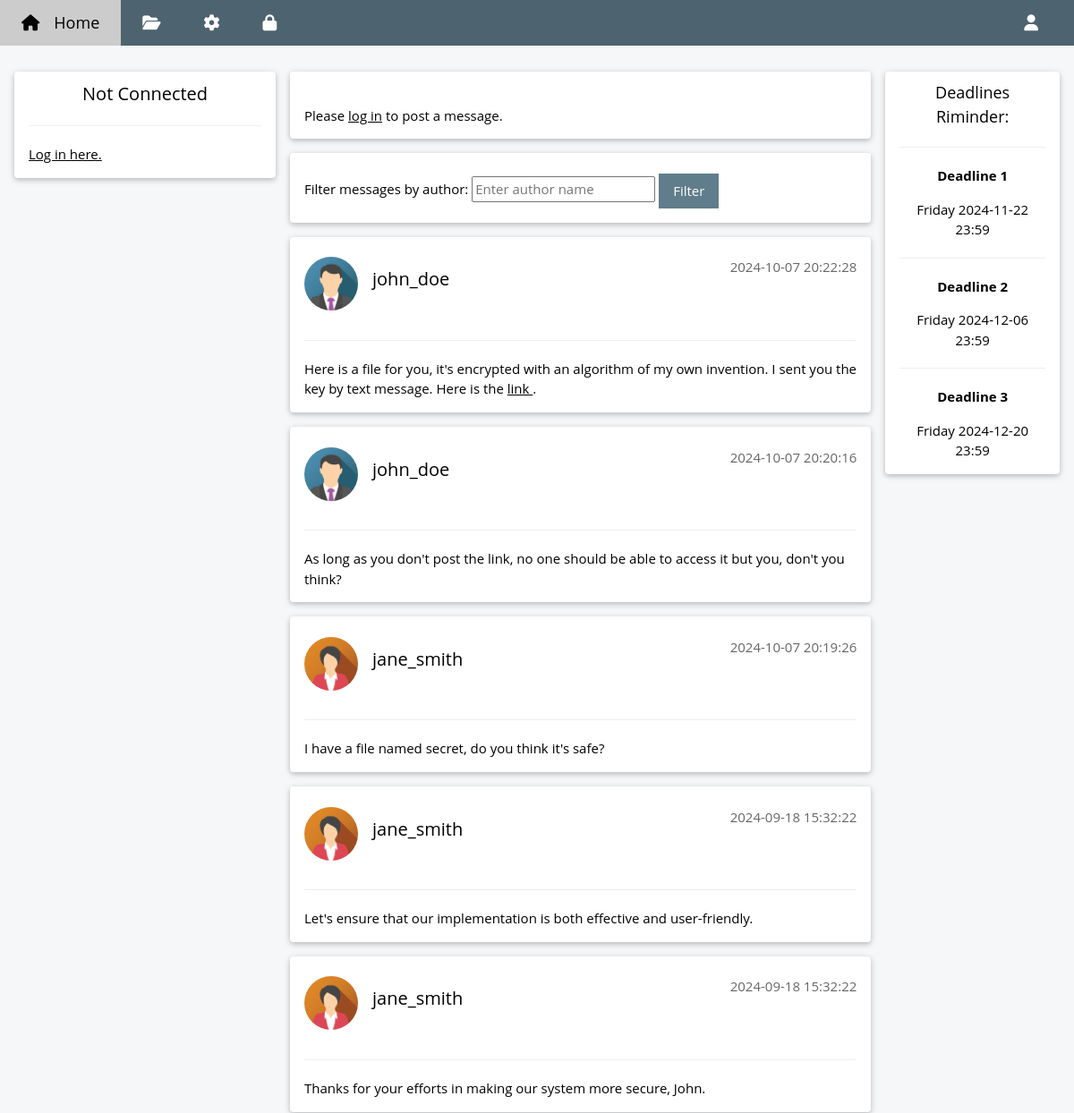
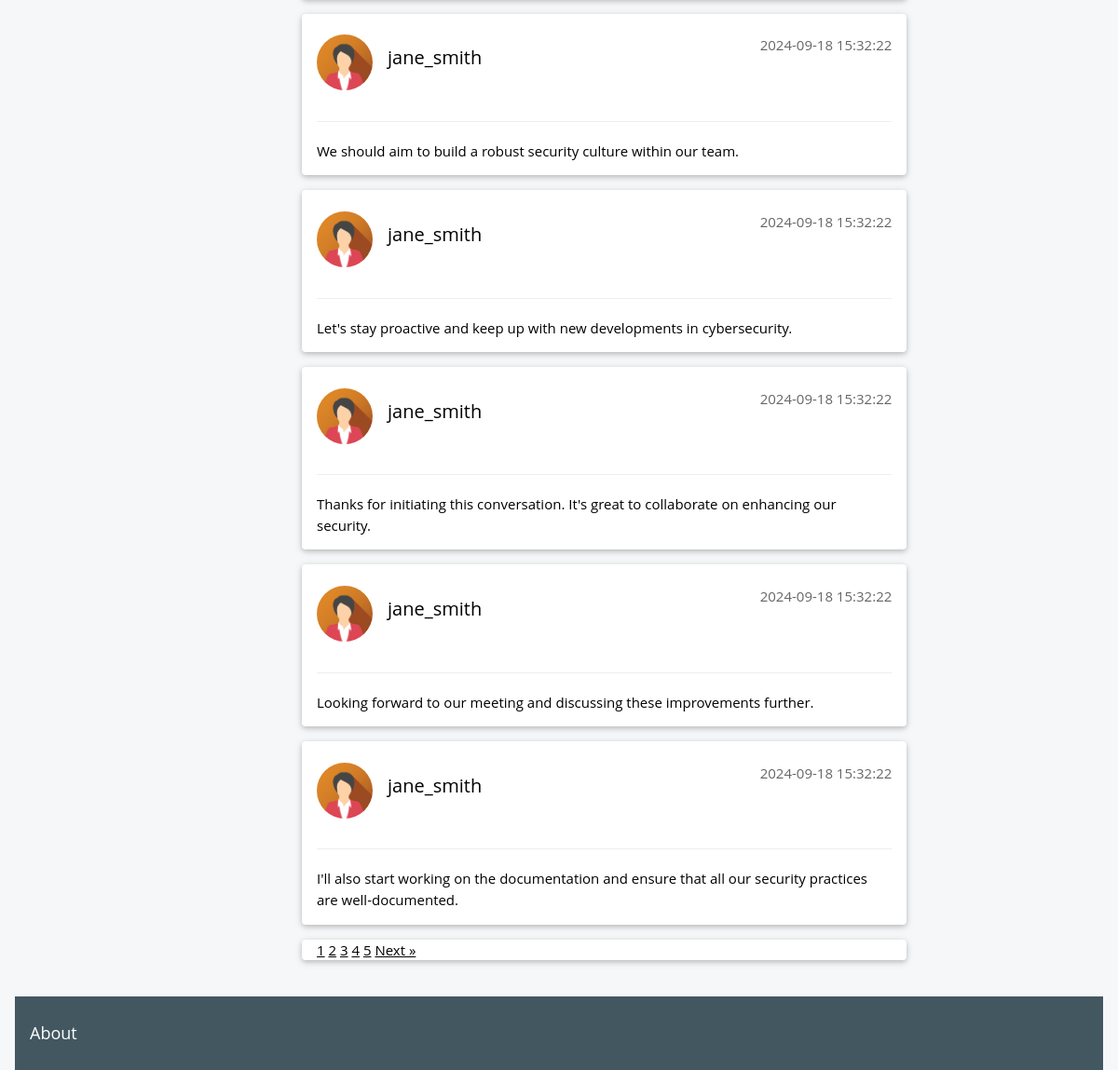
The page / on the database its author committed (2 pictures, top to bottom).
### tables this page shows
CREATE TABLE `messages` (
  `id` int(11) NOT NULL,
  `authorid` int(11) NOT NULL,
  `content` text NOT NULL,
  `date` datetime DEFAULT CURRENT_TIMESTAMP
);

CREATE TABLE `userinfos` (
  `userid` int(11) NOT NULL,
  `birthdate` date DEFAULT NULL,
  `location` varchar(100) DEFAULT NULL,
  `bio` text,
  `avatar` varchar(100) NOT NULL
);

CREATE TABLE `users` (
  `id` int(11) NOT NULL,
  `login` varchar(50) NOT NULL,
  `email` varchar(100) NOT NULL,
  `pwhash` varchar(255) NOT NULL
);

### web/message_board.php (the view, shortened to what this page needs)
<?php
	include 'db_connect.php';
	$limit = isset($_GET['limit']) ? $_GET['limit'] : 10;
	$page = isset($_GET['page']) ? $_GET['page'] : 1;
	$offset = ($page - 1) * $limit;
	if(isset($_GET['filter']) && strlen($_GET['filter']) > 0) {
		$sql2 = "SELECT m.id, m.content, m.date, u.login, i.avatar FROM messages m JOIN users u ON m.authorid = u.id JOIN userinfos i ON u.id = i.userid WHERE u.login='" . $_GET['filter'] . "' ORDER BY date DESC, id DESC LIMIT " . $limit . " OFFSET " . $offset . "";
	} else {
		$sql2 = "SELECT m.id, m.content, m.date, u.login, i.avatar FROM messages m JOIN users u ON m.authorid = u.id JOIN userinfos i ON u.id = i.userid ORDER BY date DESC, id DESC LIMIT " . $limit . " OFFSET " . $offset . "";
	}
	$result = $conn->query($sql2);
	$messages = [];
	if ($result->num_rows > 0) {
		  while($row = $result->fetch_assoc()) {
		      $messages[] = $row;
		  }
	} else {
		  echo "No messages found.";
	}
	$result = $conn->query("SELECT COUNT(*) as total FROM messages");
	$row = $result->fetch_assoc();
	$totalMessages = $row['total'];
	$totalPages = ceil($totalMessages / $limit);
?>
<?php if (isset($_SESSION['user_id'])): ?>
		<div class="w3-container w3-card w3-white w3-round w3-margin-right w3-margin-left w3-margin-bottom"><br>
  		<form action="index.php" method="post">
			  <h6 class="w3-opacity">Publish a message on the public board:</h6>
			  <textarea name="content" contenteditable="true" class="w3-border w3-padding"  style="width: 100%; box-sizing: border-box;" required>Your message.</textarea><br />
			  <div class="w3-margin"></div>
			  <button type="submit" class="w3-button w3-theme w3-padding"><i class="fa fa-pencil"></i>  Post</button>
			  <div class="w3-margin"></div>
  		</form>
    </div>
<?php else: ?>
		<div class="w3-container w3-card w3-white w3-round w3-margin-right w3-margin-left w3-margin-bottom"><br>
			<p>Please <a href="connexion.php">log in</a> to post a message.</p>
		</div>
<?php endif; ?>
		<div class="w3-container w3-card w3-white w3-round w3-margin"><br>
			<form action="index.php" method="GET">
		      <label for="filter">Filter messages by author:</label>
		      <input type="text" id="filter" name="filter" placeholder="Enter author name">
		      <button type="submit" class="w3-button w3-theme w3-padding">Filter</button>
		  </form>
    </div>
<?php foreach ($messages as $msg): ?>
		<div class="w3-container w3-card w3-white w3-round w3-margin"><br>
					<img src="<?php echo $msg['avatar']; ?>" alt="Avatar" class="w3-left w3-circle w3-margin-right" style="width:60px">
					<span class="w3-right w3-opacity"><?php echo htmlspecialchars($msg['date']); ?></span>
					<h4><?php echo htmlspecialchars($msg['login']); ?></h4><br>
					<hr class="w3-clear">
					<p>
        		<?php echo $msg['content']; ?>
        	</p>
    </div>
<?php endforeach; ?>
<div class="w3-container w3-card w3-white w3-round w3-margin">
    <?php for ($i = 1; $i <= $totalPages; $i++): ?>
        <a href="index.php?page=<?php echo $i; ?>&limit=10" class="<?php echo ($i == $page) ? 'active' : ''; ?>"><?php echo $i; ?></a>
    <?php endfor; ?>
    <?php if ($page < $totalPages): ?>
        <a href="index.php?page=<?php echo $page + 1; ?>&limit=10">Next &raquo;</a>
    <?php endif; ?>
</div>

### web/index.php (shortened to what this page needs)
<!DOCTYPE html>
<html>
	<head>
		<link rel="stylesheet" href="./style/w3.css">
		<link rel="stylesheet" href="./style/w3-theme-blue-grey.css">
		<link rel="stylesheet" href="./style/css/fontawesome.css">
		<link href="./style/css/brands.css" rel="stylesheet" />
		<link href="./style/css/solid.css" rel="stylesheet" />
	</head>
	<body class="w3-theme-l5">
		<?php include 'navbar.php'; ?>
		<div class="w3-container w3-content" style="max-width:1400px;margin-top:80px">
			<div class="w3-row">
		<?php
		include 'db_connect.php';
		$user = "";
		?>
			<div class="w3-col m3">
				<div class="w3-card w3-round w3-white">
					<div class="w3-container">
				<?php if (isset($_SESSION['user_id'])): ?>
					 <h4 class="w3-center"><?php echo $user['login']?></h4>
					 <p class="w3-center"><img src="<?php echo $user['avatar']?>" class="w3-circle" style="height:106px;width:106px" alt="Avatar"></p>
					 <hr>
					 <p><i class="fa fa-pencil fa-fw w3-margin-right w3-text-theme"></i> <?php echo $user['bio']?></p>
					 <p><i class="fa fa-home fa-fw w3-margin-right w3-text-theme"></i> <?php echo $user['location']?></p>
					 <p><i class="fa fa-birthday-cake fa-fw w3-margin-right w3-text-theme"></i> <?php echo $user['birthdate']?></p>
				<?php else: ?>
					 <h4 class="w3-center">Not Connected</h4>
					 <hr>
					 <p><a href="connexion.php">Log in here.</a></p>
				<?php endif; ?>
					</div>
				</div>
			</div>
			<div class="w3-col m7">
				<?php include 'message_board.php' ?>
			</div>
			<div class="w3-col m2">
				<div class="w3-card w3-round w3-white w3-center">
					<div class="w3-container">
						<h5>Deadlines Riminder:</h5>
						<hr>
						<p><strong>Deadline 1</strong></p>
						<p>Friday 2024-11-22 23:59</p>
						<hr>
						<p><strong>Deadline 2</strong></p>
						<p>Friday 2024-12-06 23:59</p>
						<hr>
						<p><strong>Deadline 3</strong></p>
						<p>Friday 2024-12-20 23:59</p>
					</div>
				</div>
			</div>
		</div>
		<br>
		<footer class="w3-container w3-theme-d3 w3-padding-16">
			<h5>About</h5>
		</footer>
	</body>
</html>

### web/navbar.php (shortened to what this page needs)
<div class="w3-top">
 <div class="w3-bar w3-theme-d2 w3-left-align w3-large">
	<a href="index.php" class="w3-bar-item w3-button w3-padding-large w3-theme-d4"><i class="fa fa-home w3-margin-right"></i>Home</a>
	<a href="my_files.php" class="w3-bar-item w3-button w3-hide-small w3-padding-large w3-hover-white" title="Files"><i class="fa fa-folder-open"></i></a>
	<a href="settings.php" class="w3-bar-item w3-button w3-hide-small w3-padding-large w3-hover-white" title="Account Settings"><i class="fa fa-gear"></i></a>
	<a href="crypto.php" class="w3-bar-item w3-button w3-hide-small w3-padding-large w3-hover-white" title="Crypto Helper"><i class="fa-solid fa-lock"></i></a>
	<?php if (isset($_SESSION['user_id'])): ?>
			<a href="logout.php" class="w3-bar-item w3-button w3-hide-small w3-right w3-padding-large w3-hover-white" title="Log out">
				<i class="fa fa-right-from-bracket"></i>
			</a>
	<?php else: ?>
			<a href="connexion.php" class="w3-bar-item w3-button w3-hide-small w3-right w3-padding-large w3-hover-white" title="Log in">
				<i class="fa fa-user w3-margin-right"></i>
			</a>
	<?php endif; ?>
 </div>
</div>

### web/style/w3.css (style rules this page uses)
*,*:before,*:after { box-sizing:inherit }
html { -ms-text-size-adjust:100%;-webkit-text-size-adjust:100% }
body { margin:0 }
article,aside,details,figcaption,figure,footer,header,main,menu,nav,section { display:block }
a { background-color:transparent }
b,strong { font-weight:bolder }
img { border-style:none }
hr { box-sizing:content-box;height:0;overflow:visible }
button,input,select,textarea,optgroup { font:inherit;margin:0 }
button,input { overflow:visible }
button,select { text-transform:none }
button,[type=button],[type=reset],[type=submit] { -webkit-appearance:button }
html,body { font-family:Verdana,sans-serif;font-size:15px;line-height:1.5 }
html { overflow-x:hidden }
h4 { font-size:20px }
h5 { font-size:18px }
h1,h2,h3,h4,h5,h6 { font-family:"Segoe UI",Arial,sans-serif;font-weight:400;margin:10px 0 }
hr { border:0;border-top:1px solid #eee;margin:20px 0 }
img { vertical-align:middle }
a { color:inherit }
.w3-btn,.w3-button { border:none;display:inline-block;padding:8px 16px;vertical-align:middle;overflow:hidden;text-decoration:none;color:inherit;background-color:inherit;text-align:center;cursor:pointer;white-space:nowrap }
.w3-btn,.w3-button { -webkit-touch-callout:none;-webkit-user-select:none;-khtml-user-select:none;-moz-user-select:none;-ms-user-select:none;user-select:none }
.w3-bar { width:100%;overflow:hidden }
.w3-bar .w3-bar-item { padding:8px 16px;float:left;width:auto;border:none;display:block;outline:0 }
.w3-bar .w3-button { white-space:normal }
.w3-container:after,.w3-container:before,.w3-panel:after,.w3-panel:before,.w3-row:after,.w3-row:before,.w3-row-padding:after,.w3-row-padding:before, .w3-cell-row:before,.w3-cell-row:after,.w3-clear:after,.w3-clear:before,.w3-bar:before,.w3-bar:after { content:"";display:table;clear:both }
.w3-col,.w3-half,.w3-third,.w3-twothird,.w3-threequarter,.w3-quarter { float:left;width:100% }
@media (min-width:601px) { .w3-col.m2 { width:16.66666% } }
@media (min-width:601px) { .w3-col.m3,.w3-quarter { width:24.99999% } }
@media (min-width:601px) { .w3-col.m7 { width:58.33333% } }
.w3-content,.w3-auto { margin-left:auto;margin-right:auto }
.w3-content { max-width:980px }
.w3-top,.w3-bottom { position:fixed;width:100%;z-index:1 }
.w3-top { top:0 }
.w3-circle { border-radius:50% }
.w3-round,.w3-round-medium { border-radius:4px }
.w3-container,.w3-panel { padding:0.01em 16px }
.w3-card,.w3-card-2 { box-shadow:0 2px 5px 0 rgba(0,0,0,0.16),0 2px 10px 0 rgba(0,0,0,0.12) }
.w3-opacity,.w3-hover-opacity:hover { opacity:0.60 }
.w3-large { font-size:18px!important }
.w3-left-align { text-align:left!important }
.w3-center { text-align:center!important }
.w3-margin { margin:16px!important }
.w3-margin-bottom { margin-bottom:16px!important }
.w3-margin-left { margin-left:16px!important }
.w3-margin-right { margin-right:16px!important }
.w3-padding { padding:8px 16px!important }
.w3-padding-large { padding:12px 24px!important }
.w3-padding-16 { padding-top:16px!important;padding-bottom:16px!important }
.w3-left { float:left!important }
.w3-right { float:right!important }
.w3-white,.w3-hover-white:hover { color:#000!important;background-color:#fff!important }

### web/style/w3-theme-blue-grey.css (style rules this page uses)
.w3-theme-l5 { color:#000 !important; background-color:#f5f7f8 !important }
.w3-theme-d2 { color:#fff !important; background-color:#4d636f !important }
.w3-theme-d3 { color:#fff !important; background-color:#435761 !important }
.w3-theme-d4 { color:#fff !important; background-color:#3a4b53 !important }
.w3-theme { color:#fff !important; background-color:#607d8b !important }

### web/style/css/brands.css (style rules this page uses)
:root, :host { --fa-style-family-brands: 'Font Awesome 6 Brands'; --fa-font-brands: normal 400 1em/1 'Font Awesome 6 Brands'; }

### web/style/css/solid.css (style rules this page uses)
:root, :host { --fa-style-family-classic: 'Font Awesome 6 Free'; --fa-font-solid: normal 900 1em/1 'Font Awesome 6 Free'; }
.fas, .fa-solid { font-weight: 900; }

### web/index.php (style rules this page uses)
html, body, h1, h2, h3, h4, h5 { font-family: "Open Sans", sans-serif }

### rows shown on the page
messages: userinfos.avatar (picture), date "2024-10-07 20:22:28", authorid.login "john_doe", content "Here is a file for you, it's encrypted with an algorithm of my own invention. I sent you the key by text message. Here is the link ."
messages: userinfos.avatar (picture), date "2024-10-07 20:20:16", authorid.login "john_doe", content "As long as you don't post the link, no one should be able to access it but you, don't you think?"
messages: userinfos.avatar (picture), date "2024-10-07 20:19:26", authorid.login "jane_smith", content "I have a file named secret, do you think it's safe?"
messages: userinfos.avatar (picture), date "2024-09-18 15:32:22", authorid.login "jane_smith", content "Let's ensure that our implementation is both effective and user-friendly."
messages: userinfos.avatar (picture), date "2024-09-18 15:32:22", authorid.login "jane_smith", content "Thanks for your efforts in making our system more secure, John."
messages: userinfos.avatar (picture), date "2024-09-18 15:32:22", authorid.login "jane_smith", content "We should aim to build a robust security culture within our team."
messages: userinfos.avatar (picture), date "2024-09-18 15:32:22", authorid.login "jane_smith", content "Let's stay proactive and keep up with new developments in cybersecurity."
messages: userinfos.avatar (picture), date "2024-09-18 15:32:22", authorid.login "jane_smith", content "Thanks for initiating this conversation. It's great to collaborate on enhancing our security."
messages: userinfos.avatar (picture), date "2024-09-18 15:32:22", authorid.login "jane_smith", content "Looking forward to our meeting and discussing these improvements further."
messages: userinfos.avatar (picture), date "2024-09-18 15:32:22", authorid.login "jane_smith", content "I'll also start working on the documentation and ensure that all our security practices are well-documented."
